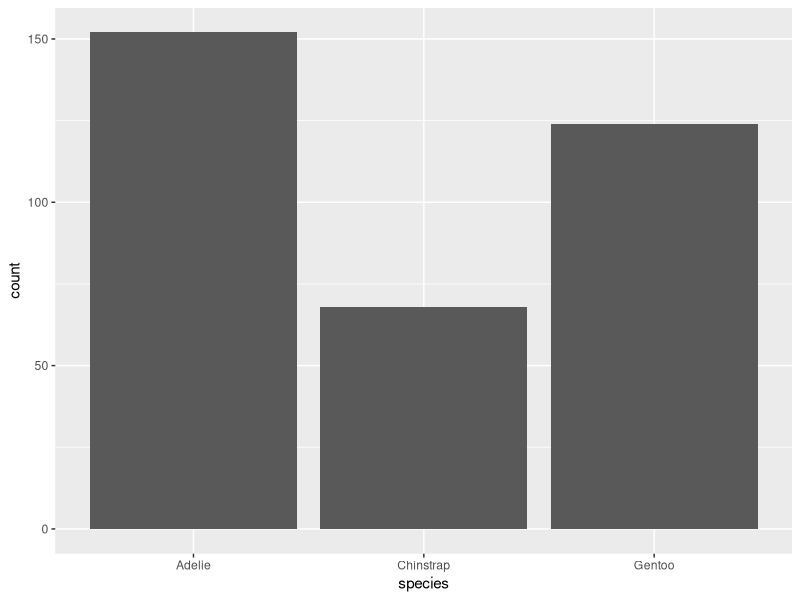
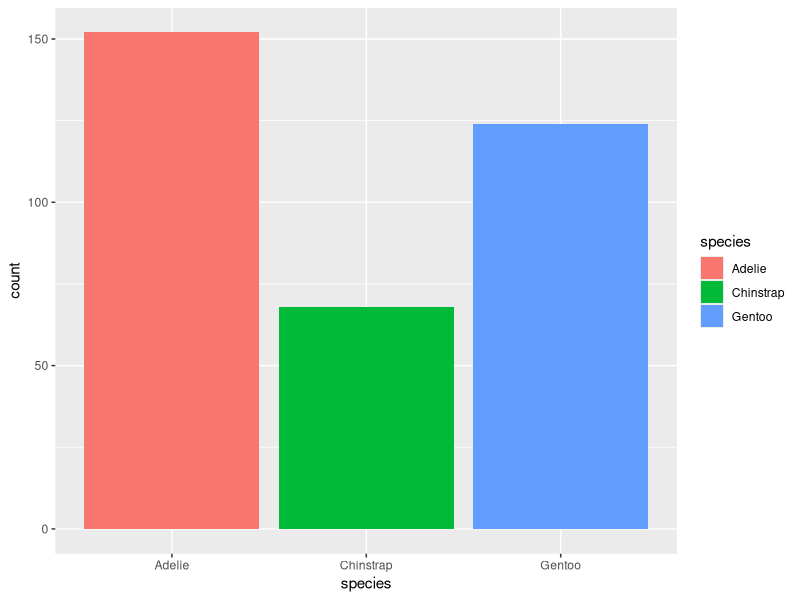
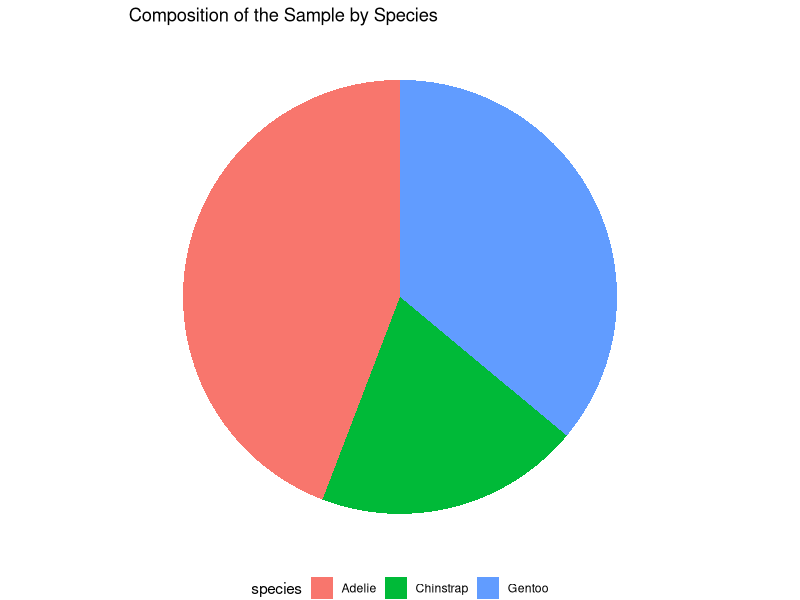
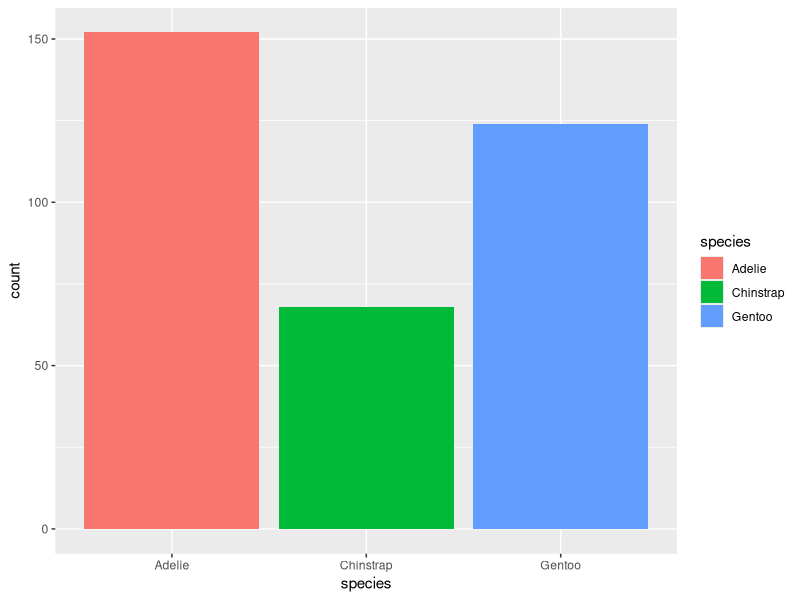
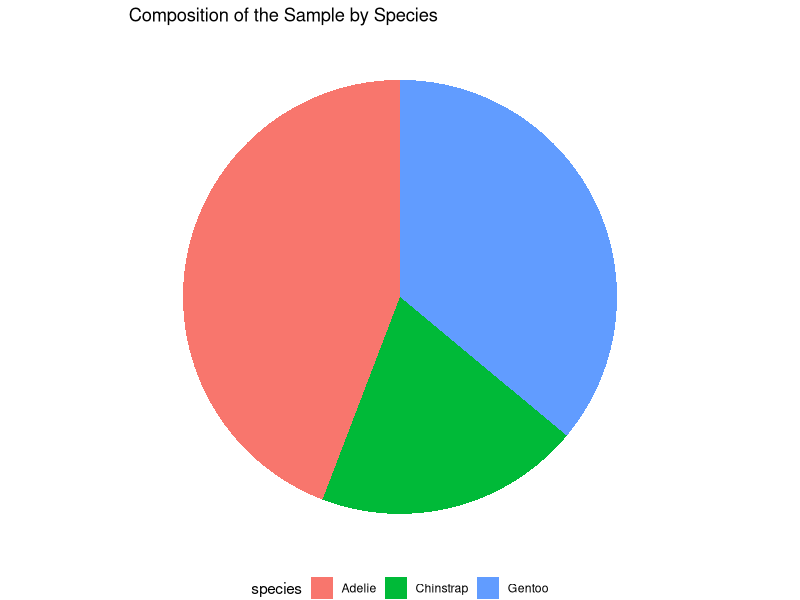
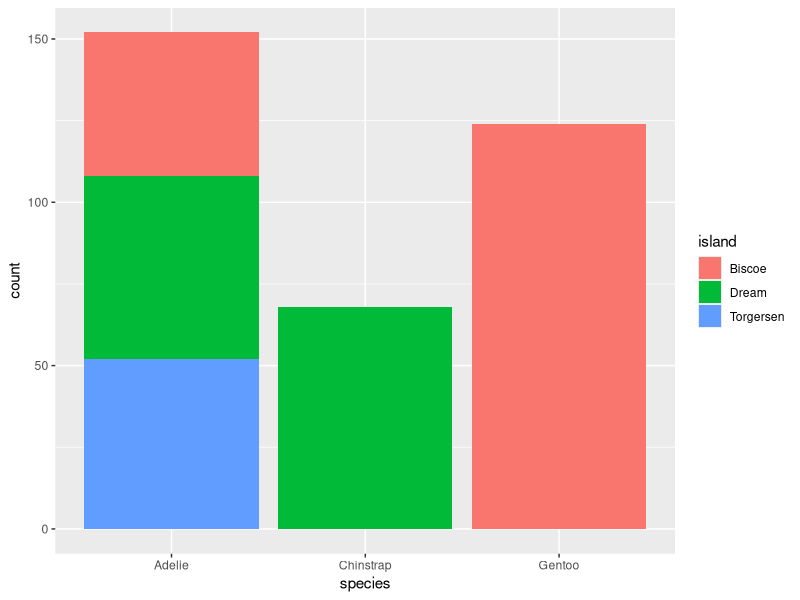
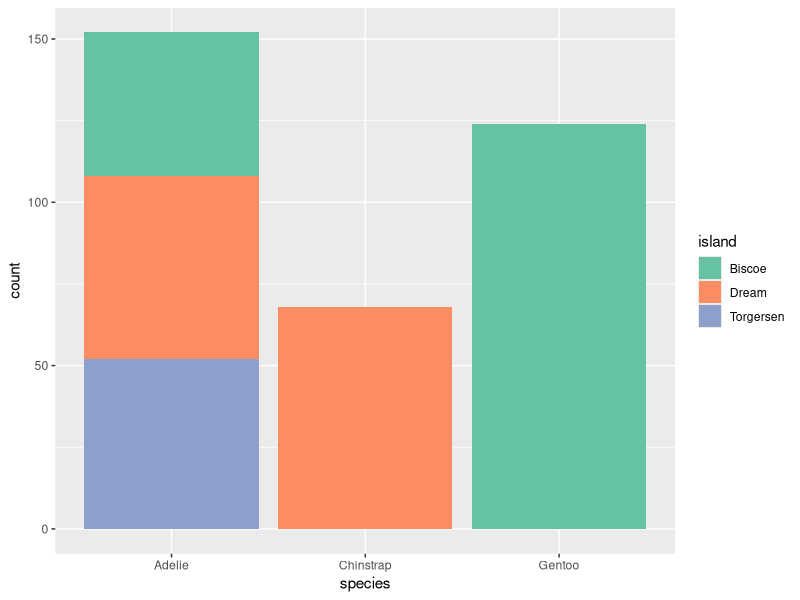
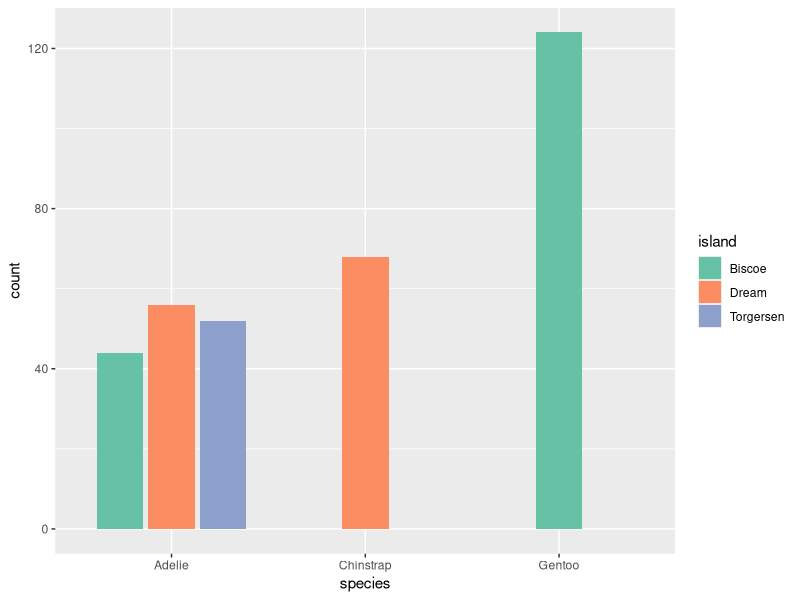

The R source for these figures, in order:
## ---- chunk 1
library(palmerpenguins)
data("penguins")
library(dplyr)
penguins <- penguins |>
  select(1, 2, 5, 6)
as.data.frame(penguins) |> knitr::kable()
## ---- chunk 2
as.data.frame(penguins) |> knitr::kable()

## ---- chunk 3
library(ggplot2)
ggplot(penguins, aes(x=species)) + geom_bar()
## ---- chunk 4
library(ggplot2)
p1 <- ggplot(penguins, aes(x=species, fill=species)) + geom_bar()
p1
## ---- chunk 5
#| warning: false
#| message: false
## Pie chart
library(magrittr)
library(tidyverse)
# Remove rows with missing species data
pf <- penguins %>%
  drop_na(species)

# Create the frequency table with counts and percentages
frequency_table <- pf %>%
  count(species) %>%
  mutate(percentage = n / sum(n) * 100)

# Plot pie chart
pie_chart <- ggplot(frequency_table, aes(x = "", y = n, fill = species)) +
  geom_bar(stat = "identity", width = 1) +
  coord_polar("y", start=0) +
  labs(title = "Composition of the Sample by Species") +
  theme_void() +
  theme(legend.position = "bottom")
pie_chart
## ---- chunk 6
p1
## ---- chunk 7
pie_chart
## ---- chunk 8
library(ggplot2)
ggplot(penguins, aes(x=species, fill=island)) + geom_bar() 
## ---- chunk 9
library(ggplot2)
ggplot(penguins, aes(x=species, fill=island)) + geom_bar()  + scale_fill_brewer(palette="Set2")
## ---- chunk 10
library(ggplot2)
ggplot(penguins, aes(x = species, fill = island)) + 
  geom_bar(position = position_dodge2(preserve = "single", width = 0.9), width = 0.8) + 
  scale_fill_brewer(palette = "Set2")

## ---- chunk 11
ggplot(penguins, aes(x = body_mass_g)) + geom_histogram(col="white")

## ---- chunk 12
ggplot(penguins, aes(x = flipper_length_mm)) + geom_histogram(col="white")

## ---- chunk 13
ggplot(penguins, aes(x = flipper_length_mm, y=body_mass_g)) + geom_point()
